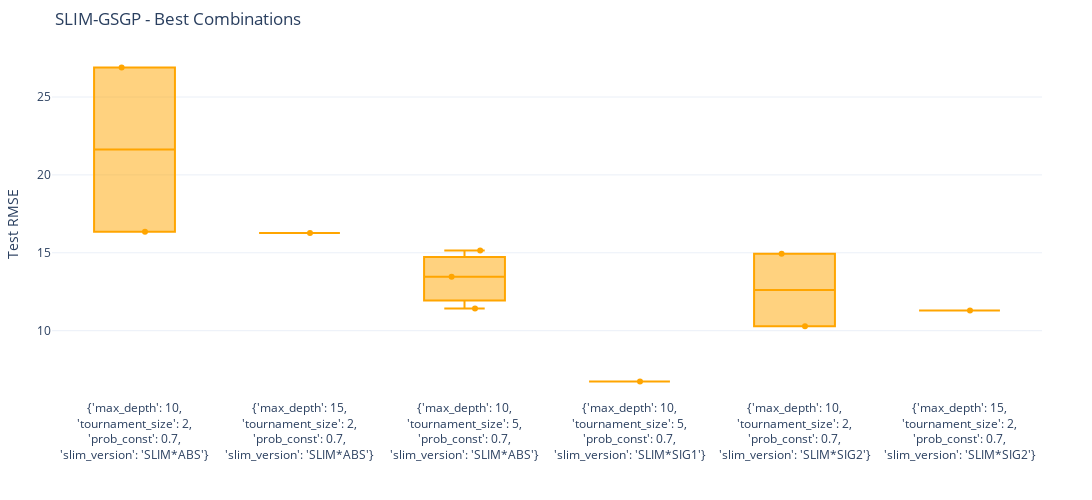

This figure's notebook cell:
### Code cell
test_best_combs(model_name=MODEL_NAME)

### Figure 1 — Plotly figure (JSON) as saved in the notebook; plotly's stock layout.template omitted (floating-point values rounded to 4 significant figures)
{"data": [{"boxpoints": "all", "jitter": 0.5, "line": {"color": "orange"}, "name": "{'max_depth': 10,<br>'tournament_size': 2,<br>'prob_const': 0.7,<br>'slim_version': 'SLIM*ABS'}", "pointpos": 0, "type": "box", "y": [26.9, 16.35]}, {"boxpoints": "all", "jitter": 0.5, "line": {"color": "orange"}, "name": "{'max_depth': 15,<br>'tournament_size': 2,<br>'prob_const': 0.7,<br>'slim_version': 'SLIM*ABS'}", "pointpos": 0, "type": "box", "y": [16.27]}, {"boxpoints": "all", "jitter": 0.5, "line": {"color": "orange"}, "name": "{'max_depth': 10,<br>'tournament_size': 5,<br>'prob_const': 0.7,<br>'slim_version': 'SLIM*ABS'}", "pointpos": 0, "type": "box", "y": [13.46, 11.43, 15.15]}, {"boxpoints": "all", "jitter": 0.5, "line": {"color": "orange"}, "name": "{'max_depth': 10,<br>'tournament_size': 5,<br>'prob_const': 0.7,<br>'slim_version': 'SLIM*SIG1'}", "pointpos": 0, "type": "box", "y": [6.734]}, {"boxpoints": "all", "jitter": 0.5, "line": {"color": "orange"}, "name": "{'max_depth': 10,<br>'tournament_size': 2,<br>'prob_const': 0.7,<br>'slim_version': 'SLIM*SIG2'}", "pointpos": 0, "type": "box", "y": [10.29, 14.94]}, {"boxpoints": "all", "jitter": 0.5, "line": {"color": "orange"}, "name": "{'max_depth': 15,<br>'tournament_size': 2,<br>'prob_const': 0.7,<br>'slim_version': 'SLIM*SIG2'}", "pointpos": 0, "type": "box", "y": [11.29]}], "layout": {"height": 500, "margin": {"b": 20, "l": 50, "r": 50, "t": 50}, "showlegend": false, "title": {"text": "SLIM-GSGP - Best Combinations"}, "width": 1100, "xaxis": {"title": {"text": ""}}, "yaxis": {"range": [0, null], "title": {"text": "Test RMSE"}}}}
